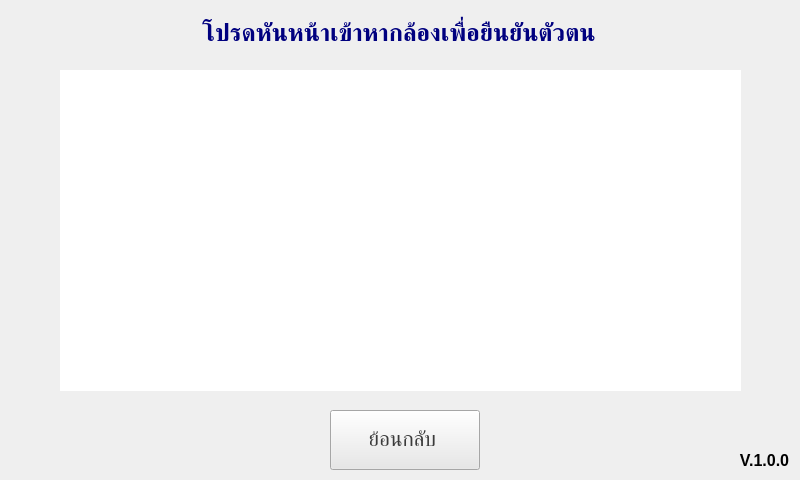
<?xml version="1.0" encoding="UTF-8"?>
<ui version="4.0">
 <class>MainWindow</class>
 <widget class="QMainWindow" name="MainWindow">
  <property name="geometry">
   <rect>
    <x>0</x>
    <y>0</y>
    <width>800</width>
    <height>480</height>
   </rect>
  </property>
  <property name="minimumSize">
   <size>
    <width>800</width>
    <height>480</height>
   </size>
  </property>
  <property name="maximumSize">
   <size>
    <width>800</width>
    <height>480</height>
   </size>
  </property>
  <property name="windowTitle">
   <string>MainWindow</string>
  </property>
  <widget class="QWidget" name="centralwidget">
   <widget class="QLabel" name="bgLabel">
    <property name="enabled">
     <bool>true</bool>
    </property>
    <property name="geometry">
     <rect>
      <x>0</x>
      <y>0</y>
      <width>800</width>
      <height>480</height>
     </rect>
    </property>
    <property name="minimumSize">
     <size>
      <width>800</width>
      <height>480</height>
     </size>
    </property>
    <property name="maximumSize">
     <size>
      <width>800</width>
      <height>480</height>
     </size>
    </property>
    <property name="text">
     <string/>
    </property>
    <property name="pixmap">
     <pixmap>QT_resource/bgsky.jpg</pixmap>
    </property>
    <property name="scaledContents">
     <bool>true</bool>
    </property>
   </widget>
   <widget class="QLabel" name="AddStuff_Label_3">
    <property name="geometry">
     <rect>
      <x>90</x>
      <y>10</y>
      <width>618</width>
      <height>47</height>
     </rect>
    </property>
    <property name="font">
     <font>
      <family>Leelawadee UI</family>
      <pointsize>18</pointsize>
      <weight>75</weight>
      <bold>true</bold>
     </font>
    </property>
    <property name="autoFillBackground">
     <bool>false</bool>
    </property>
    <property name="styleSheet">
     <string notr="true">QLabel{

	color: rgb(0, 0, 127);

}</string>
    </property>
    <property name="text">
     <string>โปรดหันหน้าเข้าหากล้องเพื่อยืนยันตัวตน</string>
    </property>
    <property name="scaledContents">
     <bool>false</bool>
    </property>
    <property name="alignment">
     <set>Qt::AlignCenter</set>
    </property>
   </widget>
   <widget class="QLabel" name="camera_label">
    <property name="geometry">
     <rect>
      <x>60</x>
      <y>70</y>
      <width>681</width>
      <height>321</height>
     </rect>
    </property>
    <property name="styleSheet">
     <string notr="true">QLabel{
background-color: rgb(255, 255, 255);
}</string>
    </property>
    <property name="text">
     <string/>
    </property>
   </widget>
   <widget class="QPushButton" name="cancelbutton">
    <property name="geometry">
     <rect>
      <x>330</x>
      <y>410</y>
      <width>150</width>
      <height>60</height>
     </rect>
    </property>
    <property name="font">
     <font>
      <family>Leelawadee UI</family>
      <pointsize>16</pointsize>
      <weight>50</weight>
      <bold>false</bold>
     </font>
    </property>
    <property name="styleSheet">
     <string notr="true">background-color: rgb(232, 232, 232);
color: rgb(59, 59, 59)</string>
    </property>
    <property name="text">
     <string>ย้อนกลับ </string>
    </property>
   </widget>
   <widget class="QLabel" name="version_label">
    <property name="geometry">
     <rect>
      <x>717</x>
      <y>440</y>
      <width>81</width>
      <height>41</height>
     </rect>
    </property>
    <property name="font">
     <font>
      <family>Leelawadee UI</family>
      <pointsize>12</pointsize>
      <weight>75</weight>
      <bold>true</bold>
     </font>
    </property>
    <property name="layoutDirection">
     <enum>Qt::LeftToRight</enum>
    </property>
    <property name="styleSheet">
     <string notr="true"/>
    </property>
    <property name="text">
     <string>V.1.0.0  </string>
    </property>
    <property name="alignment">
     <set>Qt::AlignRight|Qt::AlignTrailing|Qt::AlignVCenter</set>
    </property>
   </widget>
  </widget>
 </widget>
 <resources/>
 <connections/>
</ui>
